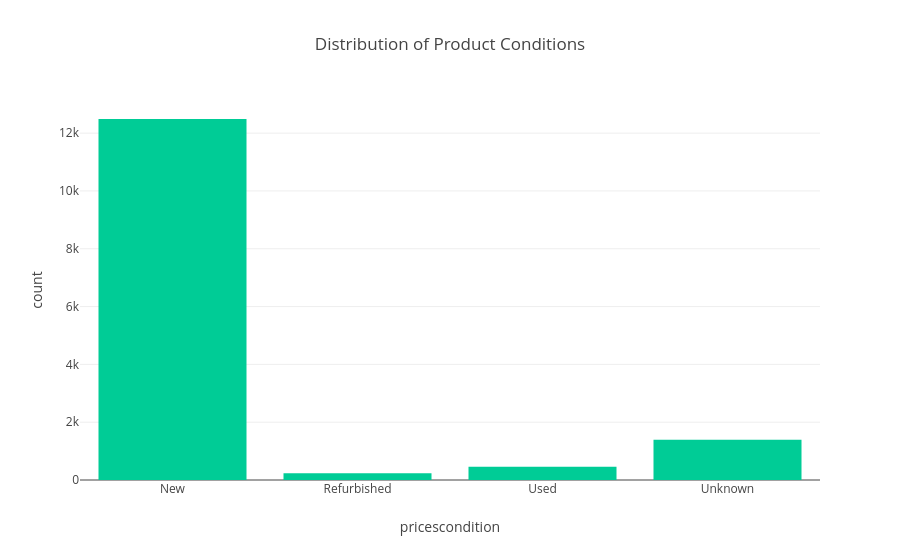

The notebook cell saved with this chart:
### Code cell
condition_order = [['Used', 'Refurbished', 'New', 'Unknown']]                        # Ordinal Encoding
encoder = OrdinalEncoder(categories=condition_order)                                 
df['pricescondition_encoded'] = encoder.fit_transform(df[['pricescondition']])       
df['pricescondition_encoded'] = df['pricescondition_encoded'] + 1                    # Shift values to make New=3, Refurbished=2, Used=1

px.histogram(df, x='pricescondition', title='Distribution of Product Conditions', color_discrete_sequence=['#00CC96'])

### Figure 1 — Plotly figure (JSON) as saved in the notebook; plotly's stock layout.template omitted (floating-point values rounded to 4 significant figures; data arrays with more than 128 entries replaced by an {"elided": "..."} marker saying what was removed)
{"data": [{"bingroup": "x", "hovertemplate": "pricescondition=%{x}<br>count=%{y}<extra></extra>", "legendgroup": "", "marker": {"color": "#00CC96", "pattern": {"shape": ""}}, "name": "", "orientation": "v", "showlegend": false, "type": "histogram", "x": {"elided": "14574 str values"}, "xaxis": "x", "yaxis": "y"}], "layout": {"barmode": "relative", "legend": {"tracegroupgap": 0}, "title": {"text": "Distribution of Product Conditions"}, "xaxis": {"anchor": "y", "domain": [0, 1], "title": {"text": "pricescondition"}}, "yaxis": {"anchor": "x", "domain": [0, 1], "title": {"text": "count"}}}}
